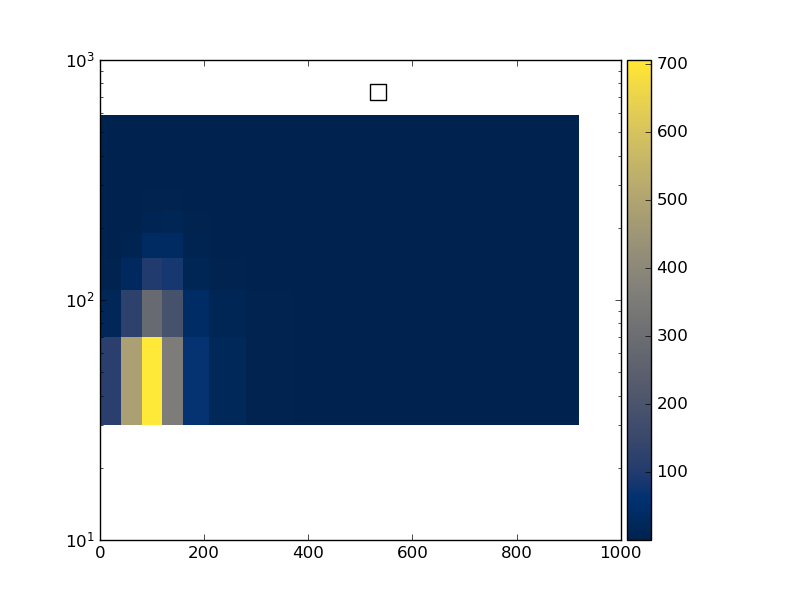

Reproduce this figure in Python.
#! /usr/bin/env python

# This Python script was auto-generated using YODA v2.0.1.
# Analysis object: /WbWb_singlelepton/m_bl_pT_lep1
# Timestamp: 12-01-2026 (12:51:18)

import matplotlib as mpl
import matplotlib.pyplot as plt
mpl.use('Agg') # comment out for interactive use
import os
import numpy as np

plotDir = os.path.split(os.path.realpath(__file__))[0]
if 'YODA_USER_PLOT_PATH' in globals():
    plot_outdir = globals()['YODA_USER_PLOT_PATH']
else:
    plot_outdir = plotDir

#plot style
plt.style.use(os.path.join(plotDir, '../default.mplstyle'))

plt.rcParams['text.usetex'] = False
plt.style.use(['classic'])
plt.rc('font', family='DejaVu Sans')
# plot metadata
figW, figH = plt.rcParams['figure.figsize']
ax_xLabel = r''
ax_yLabel = r''
ax_zLabel = r''
ax_title  = r''
ax_xScale = 'linear'
ax_yScale = 'log'
ax_zScale = 'linear'
yLims = (10, 100)

# TeX-friendly labels for the legend
labels = [ r"WbWb\_Slurm\_Template\_171" ]

# Adjust canvas width and height
canvasW = 10
canvasH = 10
figW *= canvasW/10.
figH *= canvasH/9.

# Create figure and axis objects
fig, ax = plt.subplots(1, 1)

# Set figure margins
plt.subplots_adjust(
    left   = 1.0 * plt.rcParams['figure.subplot.left'],
    right  = 1.0 * plt.rcParams['figure.subplot.right'],
    top    = 1.0 * plt.rcParams['figure.subplot.top'],
    bottom = 1.0 * plt.rcParams['figure.subplot.bottom'])

ax.yaxis.set_minor_locator(mpl.ticker.LogLocator(
base=10.0, subs=[i for i in np.arange(0, 1, 0.1)], numticks=np.inf))

# Color map: curve index -> color
colors = {0: '#EE3311', 1: '#3366FF', 2: '#109618', 3: '#FF9900', 4: '#990099'}


# the numerical data is stored in a separate file
dataf = dict()
exec(open(os.path.split(__file__)[0] + '/m_bl_pT_lep1__data.py').read(), dataf)

legend_handles = dict() # keep track of handles for the legend
# reference data in main panel
cmap = 'cividis'
xbin_cent = np.unique(dataf['xpoints'])
ybin_cent = np.unique(dataf['ypoints'])
X, Y = np.meshgrid(xbin_cent, ybin_cent)
Z = np.array(dataf['zpoints']).reshape(X.shape[::-1])
pc = ax.pcolormesh(X, Y, Z.T, cmap=cmap, shading='auto')
cbar = fig.colorbar(pc, orientation='vertical', ax=ax, pad=0.01)
cbar.set_label(ax_zLabel)
# style options for curves
# starts at zorder>=5 to draw curve on top of legend

legend_pos = (0.5, 0.97)
ax.legend(legend_handles, labels, loc='upper left', bbox_to_anchor=legend_pos)

ax.set_xlabel(ax_xLabel)
ax.set_ylabel(ax_yLabel, loc='top')
ax.set_title(ax_title, loc='left')
ax.set_xscale(ax_xScale)
ax.set_yscale(ax_yScale)

# tick formatting
plt.rcParams['xtick.top'] = True
plt.rcParams['ytick.right'] = True
plt.savefig(os.path.join(plot_outdir, 'm_bl_pT_lep1.pdf'), format='PDF')
plt.savefig(os.path.join(plot_outdir, 'm_bl_pT_lep1.png'), format='PNG')

plt.close(fig)
